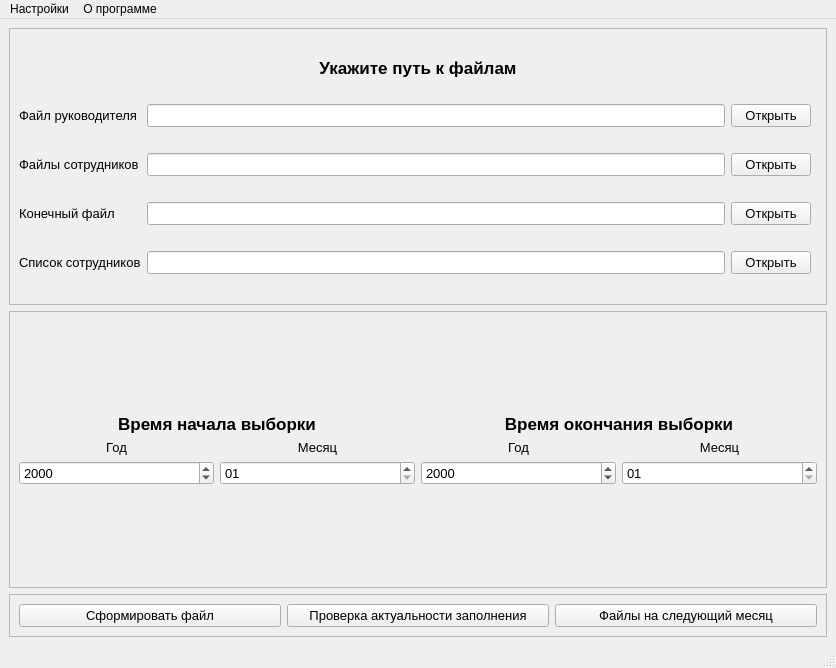
<?xml version="1.0" encoding="UTF-8"?>
<ui version="4.0">
 <class>MainWindow</class>
 <widget class="QMainWindow" name="MainWindow">
  <property name="geometry">
   <rect>
    <x>0</x>
    <y>0</y>
    <width>836</width>
    <height>668</height>
   </rect>
  </property>
  <property name="windowTitle">
   <string>Аналитика руководителя</string>
  </property>
  <widget class="QWidget" name="centralwidget">
   <layout class="QGridLayout" name="gridLayout">
    <item row="1" column="0">
     <widget class="QFrame" name="frame">
      <property name="frameShape">
       <enum>QFrame::StyledPanel</enum>
      </property>
      <property name="frameShadow">
       <enum>QFrame::Raised</enum>
      </property>
      <layout class="QGridLayout" name="gridLayout_2">
       <item row="1" column="1">
        <widget class="QLineEdit" name="lineEdit_path_boss">
         <property name="sizePolicy">
          <sizepolicy hsizetype="Expanding" vsizetype="Fixed">
           <horstretch>0</horstretch>
           <verstretch>0</verstretch>
          </sizepolicy>
         </property>
         <property name="font">
          <font>
           <pointsize>10</pointsize>
          </font>
         </property>
        </widget>
       </item>
       <item row="2" column="1">
        <widget class="QLineEdit" name="lineEdit_path_worker">
         <property name="sizePolicy">
          <sizepolicy hsizetype="Expanding" vsizetype="Fixed">
           <horstretch>0</horstretch>
           <verstretch>0</verstretch>
          </sizepolicy>
         </property>
         <property name="font">
          <font>
           <pointsize>10</pointsize>
          </font>
         </property>
        </widget>
       </item>
       <item row="2" column="2">
        <widget class="QPushButton" name="pushButton_path_worker">
         <property name="sizePolicy">
          <sizepolicy hsizetype="Minimum" vsizetype="Fixed">
           <horstretch>0</horstretch>
           <verstretch>0</verstretch>
          </sizepolicy>
         </property>
         <property name="font">
          <font>
           <pointsize>10</pointsize>
          </font>
         </property>
         <property name="text">
          <string>Открыть</string>
         </property>
        </widget>
       </item>
       <item row="1" column="0">
        <widget class="QLabel" name="label_file_boss">
         <property name="sizePolicy">
          <sizepolicy hsizetype="Preferred" vsizetype="Fixed">
           <horstretch>0</horstretch>
           <verstretch>0</verstretch>
          </sizepolicy>
         </property>
         <property name="font">
          <font>
           <pointsize>10</pointsize>
          </font>
         </property>
         <property name="text">
          <string>Файл руководителя</string>
         </property>
        </widget>
       </item>
       <item row="2" column="0">
        <widget class="QLabel" name="label_file_worker">
         <property name="sizePolicy">
          <sizepolicy hsizetype="Preferred" vsizetype="Fixed">
           <horstretch>0</horstretch>
           <verstretch>0</verstretch>
          </sizepolicy>
         </property>
         <property name="font">
          <font>
           <pointsize>10</pointsize>
          </font>
         </property>
         <property name="text">
          <string>Файлы сотрудников</string>
         </property>
        </widget>
       </item>
       <item row="1" column="2">
        <widget class="QPushButton" name="pushButton_path_boss">
         <property name="sizePolicy">
          <sizepolicy hsizetype="Minimum" vsizetype="Fixed">
           <horstretch>0</horstretch>
           <verstretch>0</verstretch>
          </sizepolicy>
         </property>
         <property name="font">
          <font>
           <pointsize>10</pointsize>
          </font>
         </property>
         <property name="text">
          <string>Открыть</string>
         </property>
        </widget>
       </item>
       <item row="3" column="2">
        <widget class="QPushButton" name="pushButton_path_finish_file">
         <property name="sizePolicy">
          <sizepolicy hsizetype="Preferred" vsizetype="Fixed">
           <horstretch>0</horstretch>
           <verstretch>0</verstretch>
          </sizepolicy>
         </property>
         <property name="font">
          <font>
           <pointsize>10</pointsize>
          </font>
         </property>
         <property name="text">
          <string>Открыть</string>
         </property>
        </widget>
       </item>
       <item row="3" column="0">
        <widget class="QLabel" name="label_finish_file">
         <property name="sizePolicy">
          <sizepolicy hsizetype="Preferred" vsizetype="Fixed">
           <horstretch>0</horstretch>
           <verstretch>0</verstretch>
          </sizepolicy>
         </property>
         <property name="font">
          <font>
           <pointsize>10</pointsize>
          </font>
         </property>
         <property name="text">
          <string>Конечный файл</string>
         </property>
        </widget>
       </item>
       <item row="3" column="1">
        <widget class="QLineEdit" name="lineEdit_path_finish_file">
         <property name="sizePolicy">
          <sizepolicy hsizetype="Expanding" vsizetype="Fixed">
           <horstretch>0</horstretch>
           <verstretch>0</verstretch>
          </sizepolicy>
         </property>
         <property name="font">
          <font>
           <pointsize>10</pointsize>
          </font>
         </property>
        </widget>
       </item>
       <item row="0" column="0" colspan="4">
        <widget class="QLabel" name="label_path">
         <property name="sizePolicy">
          <sizepolicy hsizetype="Preferred" vsizetype="Fixed">
           <horstretch>0</horstretch>
           <verstretch>0</verstretch>
          </sizepolicy>
         </property>
         <property name="font">
          <font>
           <pointsize>13</pointsize>
           <weight>75</weight>
           <bold>true</bold>
          </font>
         </property>
         <property name="text">
          <string>Укажите путь к файлам</string>
         </property>
         <property name="alignment">
          <set>Qt::AlignCenter</set>
         </property>
        </widget>
       </item>
       <item row="4" column="0">
        <widget class="QLabel" name="label_worker_list">
         <property name="font">
          <font>
           <pointsize>10</pointsize>
          </font>
         </property>
         <property name="text">
          <string>Список сотрудников</string>
         </property>
        </widget>
       </item>
       <item row="4" column="1">
        <widget class="QLineEdit" name="lineEdit_path_worker_list">
         <property name="font">
          <font>
           <pointsize>10</pointsize>
          </font>
         </property>
        </widget>
       </item>
       <item row="4" column="2">
        <widget class="QPushButton" name="pushButton_path_worker_list">
         <property name="font">
          <font>
           <pointsize>10</pointsize>
          </font>
         </property>
         <property name="text">
          <string>Открыть</string>
         </property>
        </widget>
       </item>
      </layout>
     </widget>
    </item>
    <item row="3" column="0">
     <widget class="QFrame" name="frame_3">
      <property name="frameShape">
       <enum>QFrame::StyledPanel</enum>
      </property>
      <property name="frameShadow">
       <enum>QFrame::Raised</enum>
      </property>
      <layout class="QGridLayout" name="gridLayout_7">
       <item row="0" column="1">
        <layout class="QGridLayout" name="gridLayout_6">
         <item row="1" column="0">
          <widget class="QLabel" name="label_finish_year">
           <property name="sizePolicy">
            <sizepolicy hsizetype="Preferred" vsizetype="Fixed">
             <horstretch>0</horstretch>
             <verstretch>0</verstretch>
            </sizepolicy>
           </property>
           <property name="font">
            <font>
             <pointsize>10</pointsize>
            </font>
           </property>
           <property name="text">
            <string>Год</string>
           </property>
           <property name="alignment">
            <set>Qt::AlignCenter</set>
           </property>
          </widget>
         </item>
         <item row="1" column="1">
          <widget class="QLabel" name="label_finish_month">
           <property name="sizePolicy">
            <sizepolicy hsizetype="Preferred" vsizetype="Fixed">
             <horstretch>0</horstretch>
             <verstretch>0</verstretch>
            </sizepolicy>
           </property>
           <property name="font">
            <font>
             <pointsize>10</pointsize>
            </font>
           </property>
           <property name="text">
            <string>Месяц</string>
           </property>
           <property name="alignment">
            <set>Qt::AlignCenter</set>
           </property>
          </widget>
         </item>
         <item row="2" column="0">
          <widget class="QDateEdit" name="dateEdit_finish_year">
           <property name="font">
            <font>
             <pointsize>10</pointsize>
            </font>
           </property>
           <property name="currentSection">
            <enum>QDateTimeEdit::YearSection</enum>
           </property>
           <property name="displayFormat">
            <string>yyyy</string>
           </property>
          </widget>
         </item>
         <item row="2" column="1">
          <widget class="QDateEdit" name="dateEdit_finish_month">
           <property name="font">
            <font>
             <pointsize>10</pointsize>
            </font>
           </property>
           <property name="displayFormat">
            <string>MM</string>
           </property>
          </widget>
         </item>
         <item row="0" column="0" colspan="2">
          <widget class="QLabel" name="label_finish_time">
           <property name="sizePolicy">
            <sizepolicy hsizetype="Preferred" vsizetype="Fixed">
             <horstretch>0</horstretch>
             <verstretch>0</verstretch>
            </sizepolicy>
           </property>
           <property name="font">
            <font>
             <pointsize>13</pointsize>
             <weight>75</weight>
             <bold>true</bold>
            </font>
           </property>
           <property name="text">
            <string>Время окончания выборки</string>
           </property>
           <property name="alignment">
            <set>Qt::AlignCenter</set>
           </property>
          </widget>
         </item>
        </layout>
       </item>
       <item row="0" column="0">
        <layout class="QGridLayout" name="gridLayout_5">
         <item row="1" column="0">
          <widget class="QLabel" name="label_start_year">
           <property name="sizePolicy">
            <sizepolicy hsizetype="Preferred" vsizetype="Fixed">
             <horstretch>0</horstretch>
             <verstretch>0</verstretch>
            </sizepolicy>
           </property>
           <property name="font">
            <font>
             <pointsize>10</pointsize>
            </font>
           </property>
           <property name="text">
            <string>Год</string>
           </property>
           <property name="alignment">
            <set>Qt::AlignCenter</set>
           </property>
          </widget>
         </item>
         <item row="1" column="1">
          <widget class="QLabel" name="label_start_month">
           <property name="sizePolicy">
            <sizepolicy hsizetype="Preferred" vsizetype="Fixed">
             <horstretch>0</horstretch>
             <verstretch>0</verstretch>
            </sizepolicy>
           </property>
           <property name="font">
            <font>
             <pointsize>10</pointsize>
            </font>
           </property>
           <property name="text">
            <string>Месяц</string>
           </property>
           <property name="alignment">
            <set>Qt::AlignCenter</set>
           </property>
          </widget>
         </item>
         <item row="2" column="0">
          <widget class="QDateEdit" name="dateEdit_start_year">
           <property name="font">
            <font>
             <pointsize>10</pointsize>
            </font>
           </property>
           <property name="dateTime">
            <datetime>
             <hour>0</hour>
             <minute>0</minute>
             <second>0</second>
             <year>2000</year>
             <month>1</month>
             <day>1</day>
            </datetime>
           </property>
           <property name="currentSection">
            <enum>QDateTimeEdit::YearSection</enum>
           </property>
           <property name="displayFormat">
            <string>yyyy</string>
           </property>
          </widget>
         </item>
         <item row="2" column="1">
          <widget class="QDateEdit" name="dateEdit_start_month">
           <property name="font">
            <font>
             <pointsize>10</pointsize>
            </font>
           </property>
           <property name="currentSection">
            <enum>QDateTimeEdit::MonthSection</enum>
           </property>
           <property name="displayFormat">
            <string>MM</string>
           </property>
          </widget>
         </item>
         <item row="0" column="0" colspan="2">
          <widget class="QLabel" name="label_start_time">
           <property name="sizePolicy">
            <sizepolicy hsizetype="Preferred" vsizetype="Fixed">
             <horstretch>0</horstretch>
             <verstretch>0</verstretch>
            </sizepolicy>
           </property>
           <property name="font">
            <font>
             <pointsize>13</pointsize>
             <weight>75</weight>
             <bold>true</bold>
            </font>
           </property>
           <property name="text">
            <string>Время начала выборки</string>
           </property>
           <property name="alignment">
            <set>Qt::AlignCenter</set>
           </property>
          </widget>
         </item>
        </layout>
       </item>
      </layout>
     </widget>
    </item>
    <item row="4" column="0">
     <widget class="QFrame" name="frame_2">
      <property name="sizePolicy">
       <sizepolicy hsizetype="Preferred" vsizetype="Fixed">
        <horstretch>0</horstretch>
        <verstretch>0</verstretch>
       </sizepolicy>
      </property>
      <property name="frameShape">
       <enum>QFrame::StyledPanel</enum>
      </property>
      <property name="frameShadow">
       <enum>QFrame::Raised</enum>
      </property>
      <layout class="QGridLayout" name="gridLayout_3">
       <item row="0" column="1">
        <widget class="QPushButton" name="pushButton_start">
         <property name="sizePolicy">
          <sizepolicy hsizetype="Minimum" vsizetype="Fixed">
           <horstretch>0</horstretch>
           <verstretch>0</verstretch>
          </sizepolicy>
         </property>
         <property name="font">
          <font>
           <pointsize>10</pointsize>
          </font>
         </property>
         <property name="text">
          <string>Сформировать файл</string>
         </property>
        </widget>
       </item>
       <item row="0" column="2">
        <widget class="QPushButton" name="pushButton_chek_worker">
         <property name="font">
          <font>
           <pointsize>10</pointsize>
          </font>
         </property>
         <property name="text">
          <string>Проверка актуальности заполнения</string>
         </property>
        </widget>
       </item>
       <item row="0" column="3">
        <widget class="QPushButton" name="pushButton_next_month">
         <property name="font">
          <font>
           <pointsize>10</pointsize>
          </font>
         </property>
         <property name="text">
          <string>Файлы на следующий месяц</string>
         </property>
        </widget>
       </item>
      </layout>
     </widget>
    </item>
   </layout>
  </widget>
  <widget class="QMenuBar" name="menubar">
   <property name="geometry">
    <rect>
     <x>0</x>
     <y>0</y>
     <width>836</width>
     <height>26</height>
    </rect>
   </property>
   <widget class="QMenu" name="menu">
    <property name="title">
     <string>О программе</string>
    </property>
    <addaction name="action_about"/>
   </widget>
   <widget class="QMenu" name="menu_2">
    <property name="title">
     <string>Настройки</string>
    </property>
    <addaction name="action_default"/>
    <addaction name="action_log"/>
   </widget>
   <addaction name="menu_2"/>
   <addaction name="menu"/>
  </widget>
  <widget class="QStatusBar" name="statusbar"/>
  <action name="action_about">
   <property name="text">
    <string>Сведения</string>
   </property>
  </action>
  <action name="action_default">
   <property name="text">
    <string>Настройки по умолчанию</string>
   </property>
  </action>
  <action name="action_log">
   <property name="checkable">
    <bool>true</bool>
   </property>
   <property name="text">
    <string>Полный лог</string>
   </property>
  </action>
 </widget>
 <tabstops>
  <tabstop>lineEdit_path_boss</tabstop>
  <tabstop>pushButton_path_boss</tabstop>
  <tabstop>lineEdit_path_worker</tabstop>
  <tabstop>pushButton_path_worker</tabstop>
  <tabstop>lineEdit_path_finish_file</tabstop>
  <tabstop>pushButton_path_finish_file</tabstop>
  <tabstop>lineEdit_path_worker_list</tabstop>
  <tabstop>pushButton_path_worker_list</tabstop>
  <tabstop>dateEdit_start_year</tabstop>
  <tabstop>dateEdit_start_month</tabstop>
  <tabstop>dateEdit_finish_year</tabstop>
  <tabstop>dateEdit_finish_month</tabstop>
  <tabstop>pushButton_start</tabstop>
  <tabstop>pushButton_chek_worker</tabstop>
  <tabstop>pushButton_next_month</tabstop>
 </tabstops>
 <resources/>
 <connections/>
</ui>
